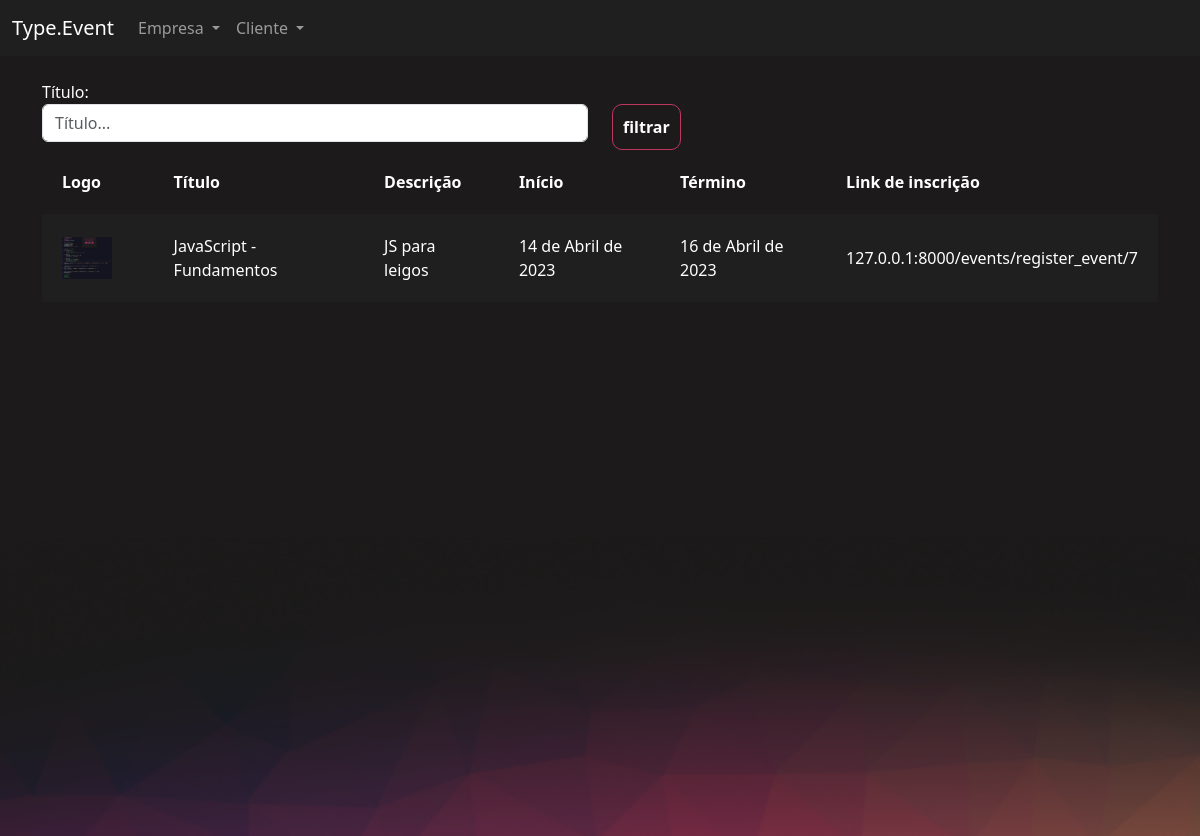
/event/manage_event/ (signed in), run on the app's committed database.
### eventos/models.py (models this page shows, shortened)
class Event(models.Model):
    creator = models.ForeignKey(User, on_delete = models.DO_NOTHING, null = True, blank = True)
    name = models.CharField(max_length=200)
    description = models.TextField()
    start_date = models.DateField()
    end_date = models.DateField()
    workload = models.IntegerField()
    logo = models.ImageField(upload_to = 'logo')
    participants = models.ManyToManyField(User, related_name="event_participant", null=True, blank=True)
    cor_principal = models.CharField(max_length = 7)
    cor_secundaria = models.CharField(max_length = 7)
    cor_fundo = models.CharField(max_length = 7)

### eventos/views.py (the view)
# urls.py: path('manage_event/', views.manage_event, name = "manage_event"),
def manage_event(request):
    if request.method == "GET":
        name = request.GET.get('name')
        events = Event.objects.filter(creator = request.user)
        if name:
            events = events.filter(name__contains=name)
        return render(request, 'manage_event.html', {'events': events})

### eventos/templates/manage_event.html (shortened to what this page needs)
{% extends "bases/base_event.html" %}
{% load static %}
{% block 'importacoes' %}
    <link href="{% static 'event/css/manage_event.css' %}" rel="stylesheet">
{% endblock %}
{% block 'conteudo' %}
    <div class="container">
        <br>
        <div class="row">
            <div class="col-md">
                <form action="{% url 'manage_event' %}" method="GET">
                <label>Título:</label>
                <input type="text" placeholder="Título..." class="form-control" name="name">
            </div>
            <div class="col-md">
                <br>
                <input type="submit" class="btn-principal" value="filtrar">
            </div>
        </div>
        <table>
            <tr>
                <th>Logo</th>
                <th>Título</th>
                <th>Descrição</th>
                <th>Início</th>
                <th>Término</th>
                <th>Link de inscrição</th>
            </tr>
            {% for event in events %}
            <tr class="{% cycle 'linha' 'linha2' %}">
                <td width="10%"><a href="{% url "participants_event" event.id %}"><img width="50x" src="/media/{{event.logo}}"></a></td>
                <td>{{event.name}}</td>
                <td>{{event.description}}</td>
                <td>{{event.start_date}}</td>
                <td>{{event.end_date}}</td>
                <td>127.0.0.1:8000/events/register_event/{{event.id}}</td>
            </tr>
            {% endfor %}
        </table>
    </div>
{% endblock %}

### templates/static/geral/css/base.css (style rules this page uses)
body { color: white !important; }
:root { --main-color: #201F1F; --dark-color: #1C1A1A; --contrast-color: #BE375F; --differential-color: #ED8554; }

### templates/static/event/css/manage_event.css (style rules this page uses)
table { width: 100%; padding: 20px; }
.linha { height: 40px; background-color: var(--main-color); padding: 20px; }
td, th { padding: 20px; }

### templates/static/event/css/event.css (style rules this page uses)
body { background-color: #1C1A1A; }

### templates/static/users/css/users.css (style rules this page uses)
.btn-principal { background-color: transparent; border: 1px solid var(--contrast-color); color: white; padding: 10px; border-radius: 10px; font-weight: bold; }

### data on the page
Event: logo (picture), name "JavaScript - Fundamentos", description "JS para leigos", start_date "14 de Abril de 2023", end_date "16 de Abril de 2023", id "7"
